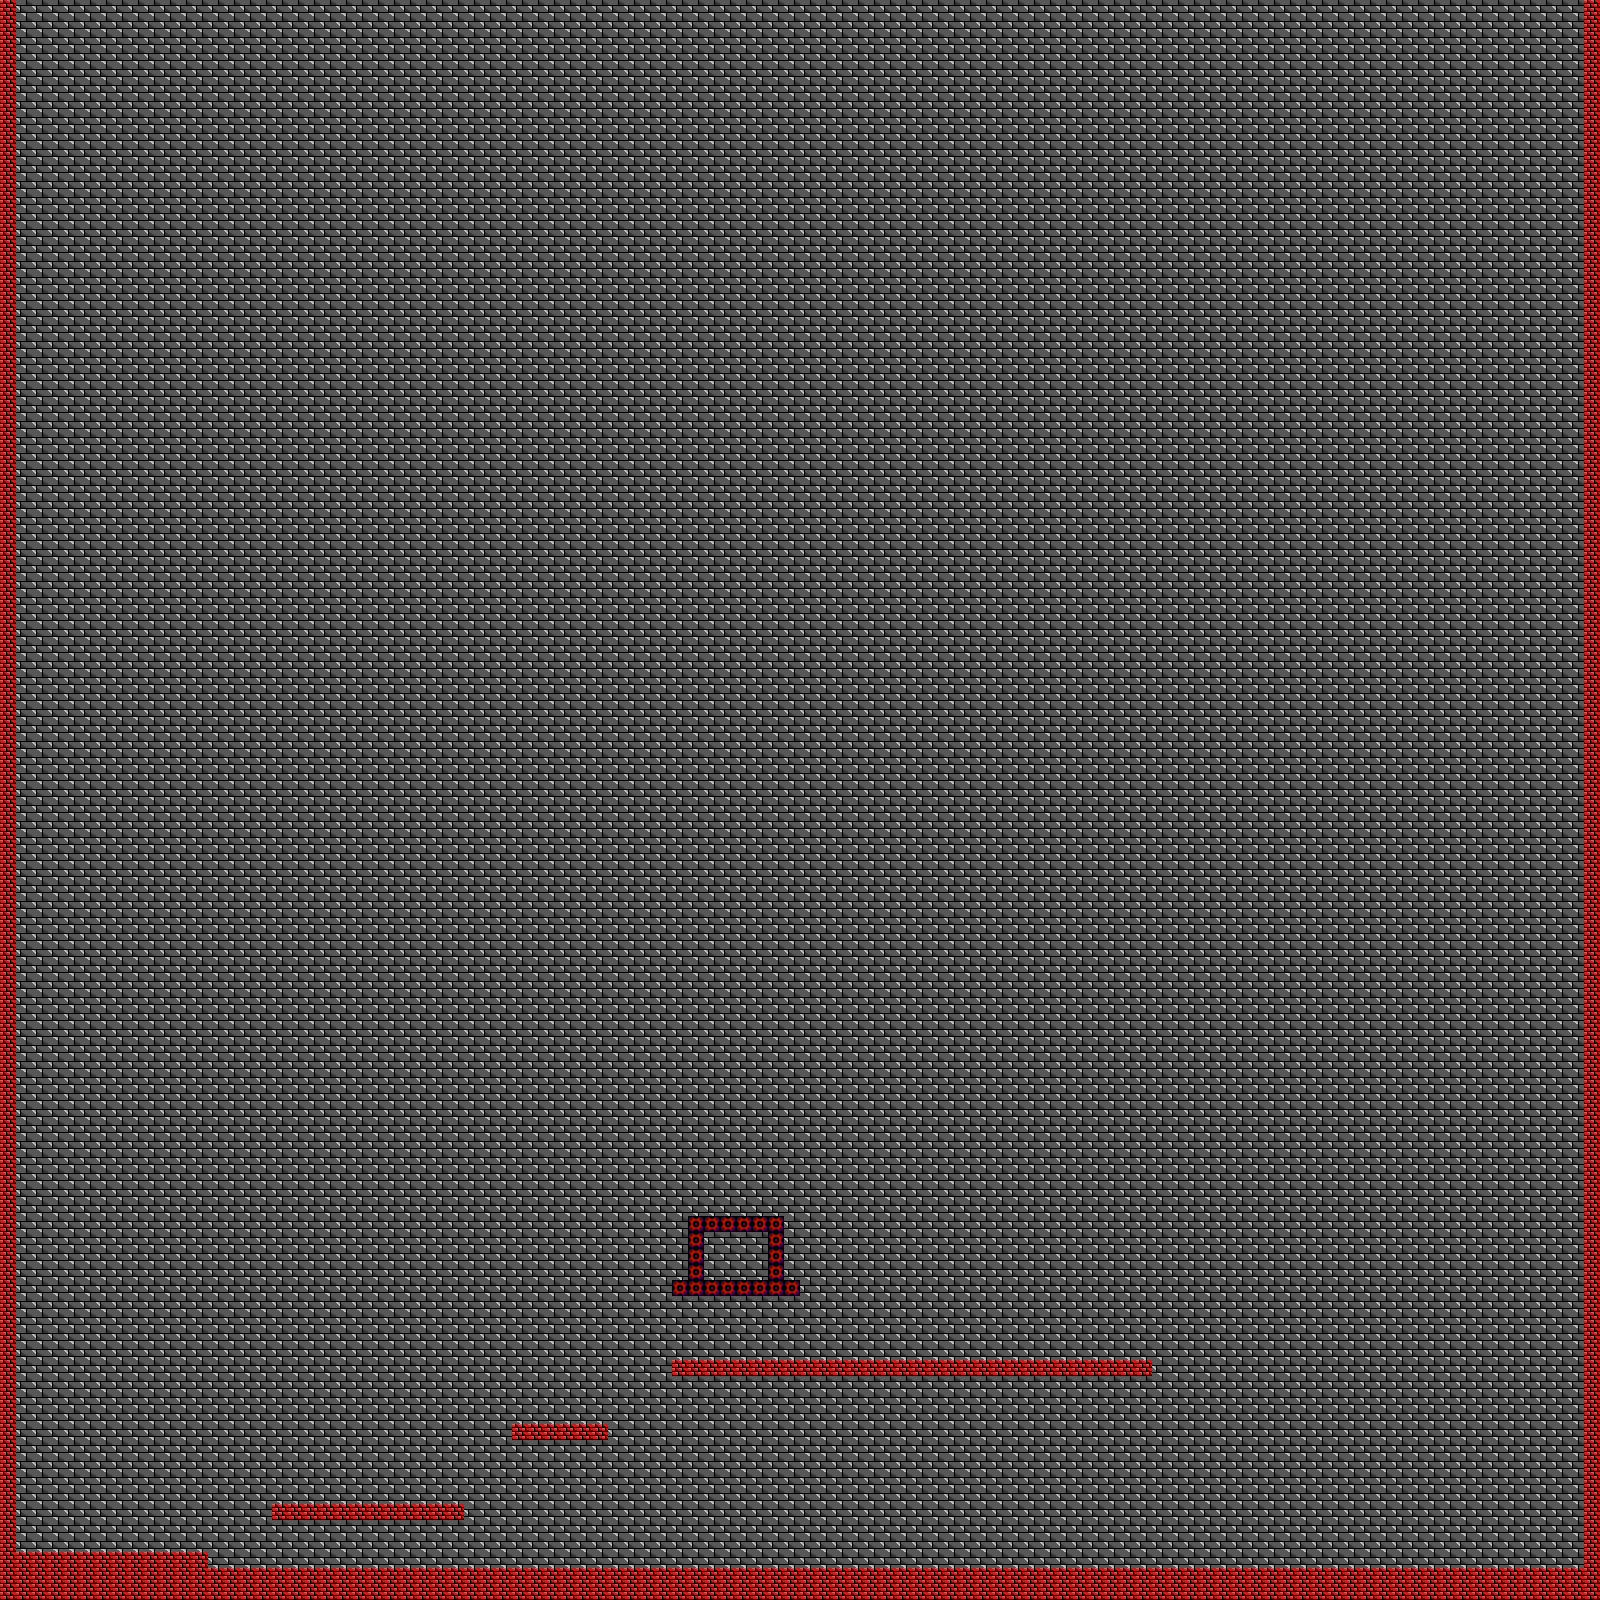

Below is a game level as drawn by its tile map, then a one-line description and the .tmx that defines it (tile-layer data replaced by summaries):
An orthogonal 100x100 tile map with 16x16 px tiles, 2 tile layers (Tile Layer 2, Tile Layer 1) and 11 objects (10x wall, player).

<map version="1.0" tiledversion="1.1.2" orientation="orthogonal" renderorder="right-down" width="100" height="100" tilewidth="16" tileheight="16" infinite="0" nextobjectid="44">
 <tileset firstgid="1" source="../tilesets/snek-chad.tsx" />
 <layer name="Tile Layer 2" width="100" height="100">
  <data>[10000 cells, 10000 non-empty, 1 distinct tile ids]</data>
 </layer>
 <layer name="Tile Layer 1" width="100" height="100">
  <data>[10000 cells, 476 non-empty, 2 distinct tile ids]</data>
 </layer>
 <objectgroup name="Object Layer 1">
  <object id="8" name="wall" x="0" y="1568" width="1600" height="32" />
  <object id="9" name="wall" x="0" y="1552" width="208" height="16" />
  <object id="12" name="wall" x="272" y="1504" width="192" height="16" />
  <object id="13" name="wall" x="512" y="1424" width="96" height="16" />
  <object id="16" name="wall" x="672" y="1360" width="480" height="16" />
  <object id="19" name="wall" x="688" y="1216" width="96" height="80" />
  <object id="25" name="wall" x="784" y="1280" width="16" height="16" />
  <object id="28" name="wall" x="672" y="1280" width="16" height="16" />
  <object id="33" name="wall" x="0" y="0" width="16" height="1552" />
  <object id="34" name="wall" x="1584" y="0" width="16" height="1568" />
  <object id="43" name="player" x="1312" y="1520" width="16" height="16" />
 </objectgroup>
</map>